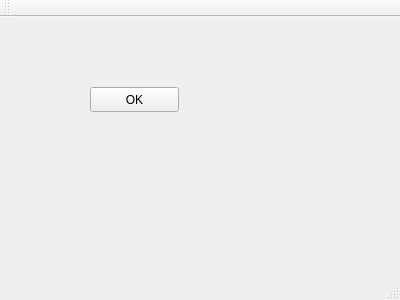
<?xml version="1.0" encoding="UTF-8"?>
<ui version="4.0">
 <class>MainWindow</class>
 <widget class="QMainWindow" name="MainWindow">
  <property name="geometry">
   <rect>
    <x>0</x>
    <y>0</y>
    <width>400</width>
    <height>300</height>
   </rect>
  </property>
  <property name="windowTitle">
   <string>MainWindow</string>
  </property>
  <widget class="QWidget" name="centralWidget">
   <widget class="QPushButton" name="pushButton">
    <property name="geometry">
     <rect>
      <x>90</x>
      <y>70</y>
      <width>89</width>
      <height>25</height>
     </rect>
    </property>
    <property name="text">
     <string>OK</string>
    </property>
   </widget>
  </widget>
  <widget class="QMenuBar" name="menuBar">
   <property name="geometry">
    <rect>
     <x>0</x>
     <y>0</y>
     <width>400</width>
     <height>22</height>
    </rect>
   </property>
  </widget>
  <widget class="QToolBar" name="mainToolBar">
   <attribute name="toolBarArea">
    <enum>TopToolBarArea</enum>
   </attribute>
   <attribute name="toolBarBreak">
    <bool>false</bool>
   </attribute>
  </widget>
  <widget class="QStatusBar" name="statusBar"/>
 </widget>
 <layoutdefault spacing="6" margin="11"/>
 <resources/>
 <connections/>
</ui>
